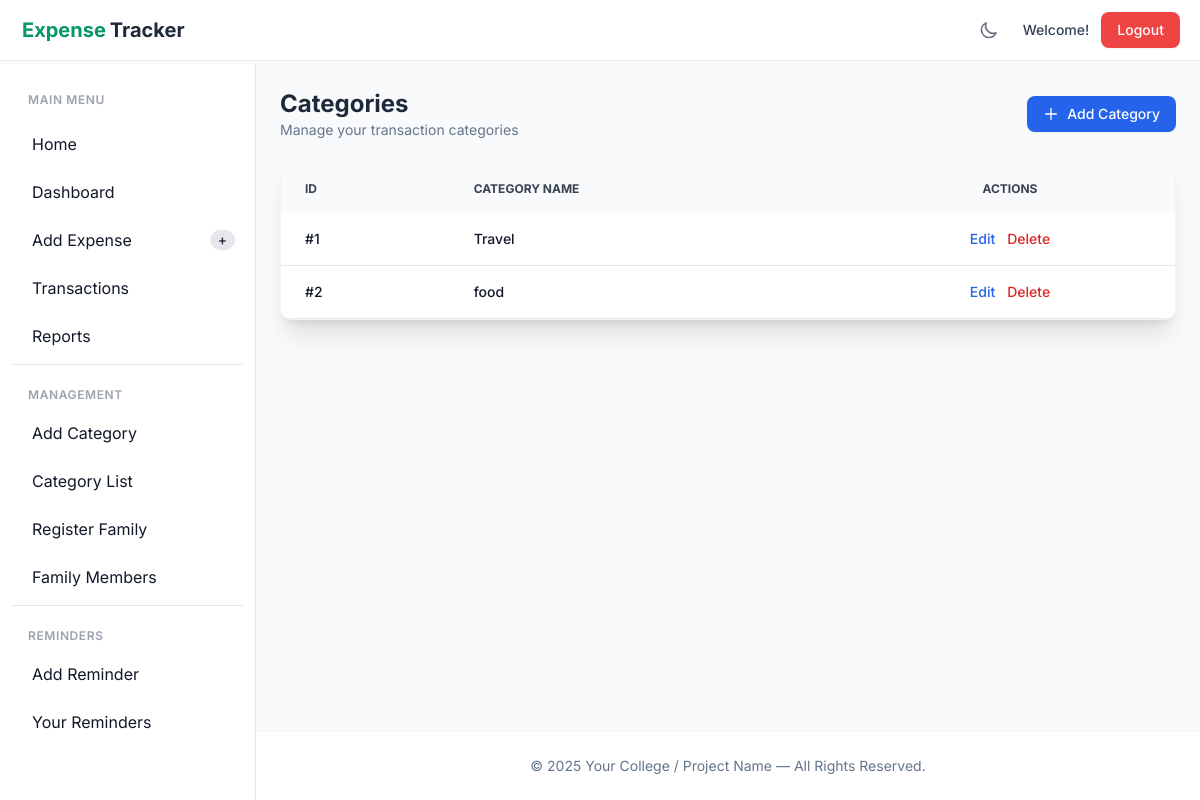
The page /user/categorylist on the database as committed earlier.
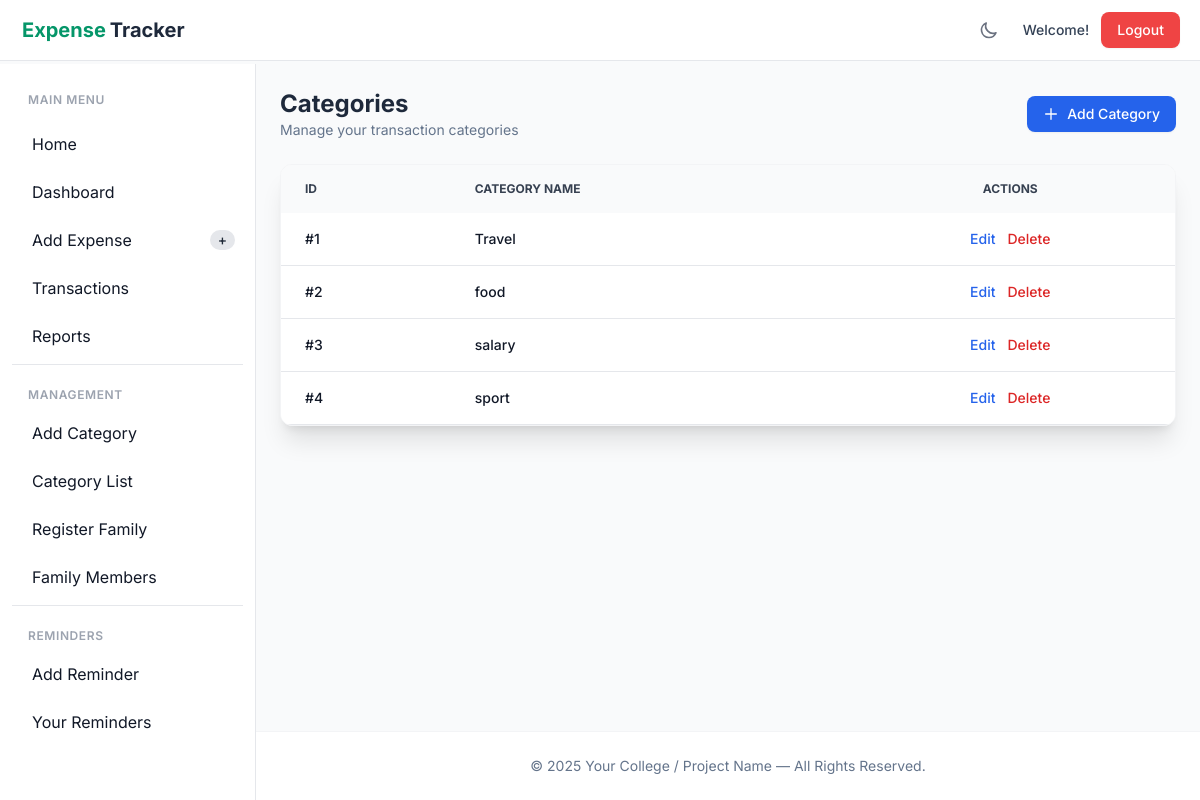
The same page on the database as committed later.
### user/models.py (models this page shows, shortened)
class Category(models.Model):
    category_type = models.CharField(max_length=100)

### user/views.py (the view)
# urls.py: path('user/categorylist',views.Categorylist_page, name='Categorylist_page'),
def Categorylist_page(request):
    categories = Category.objects.all()
    role =  request.session.get("role")
    return render(request, 'category_list.html', {
        'categories': categories,
       'role':role})

### user/templates/category_list.html (shortened to what this page needs)
{% extends 'base_dashboard.html' %}
{% load static %}
{% block content %}
<div class="animate-fade-in-up">
  <div class="flex flex-col md:flex-row justify-between items-start md:items-center mb-6">
    <div>
      <h1 class="text-2xl font-bold text-slate-800 dark:text-white">Categories</h1>
      <p class="text-slate-500 dark:text-slate-400 text-sm">Manage your transaction categories</p>
    </div>
    <a href="{% url 'Category_page' %}"
      class="mt-4 md:mt-0 inline-flex items-center px-4 py-2 bg-blue-600 hover:bg-blue-700 text-white text-sm font-medium rounded-lg transition-colors shadow-sm">
      <svg class="w-4 h-4 mr-2" fill="none" stroke="currentColor" viewBox="0 0 24 24">
        <path stroke-linecap="round" stroke-linejoin="round" stroke-width="2" d="M12 4v16m8-8H4"></path>
      </svg>
      Add Category
    </a>
  </div>
  <div
    class="bg-white dark:bg-slate-800 rounded-xl shadow-xl border border-gray-100 dark:border-slate-700 overflow-hidden">
    <div class="overflow-x-auto">
      <table class="w-full text-sm text-left text-gray-500 dark:text-gray-400">
        <thead class="text-xs text-gray-700 uppercase bg-gray-50 dark:bg-slate-700 dark:text-gray-400">
          <tr>
            <th scope="col" class="px-6 py-4">ID</th>
            <th scope="col" class="px-6 py-4">Category Name</th>
            <th scope="col" class="px-6 py-4 text-center">Actions</th>
          </tr>
        </thead>
        <tbody>
          {% for c in categories %}
          <tr
            class="bg-white border-b dark:bg-slate-800 dark:border-slate-700 hover:bg-gray-50 dark:hover:bg-slate-700/50 transition-colors">
            <td class="px-6 py-4 font-medium text-gray-900 dark:text-white">
              #{{ c.id }}
            </td>
            <td class="px-6 py-4 font-medium text-gray-900 dark:text-white">
              {{ c.category_type }}
            </td>
            <td class="px-6 py-4 text-center">
              <div class="flex items-center justify-center space-x-3">
                <a href="{% url 'category_edit_page' c.id %}"
                  class="font-medium text-blue-600 dark:text-blue-500 hover:underline">Edit</a>
                <a href="{% url 'category_delete' c.id %}"
                  onclick="return confirm('Are you sure you want to delete this category?')"
                  class="font-medium text-red-600 dark:text-red-500 hover:underline">Delete</a>
              </div>
            </td>
          </tr>
          {% endfor %}
        </tbody>
      </table>
    </div>
  </div>
</div>
{% endblock %}

### user/templates/base_dashboard.html (shortened to what this page needs)
{% load static %}
<!DOCTYPE html>
<html lang="en">
<head>
    <script src="https://cdn.tailwindcss.com"></script>
</head>
<body class="bg-gray-50 text-slate-800 dark:bg-slate-900 dark:text-slate-100 transition-colors duration-300">
    <nav
        class="fixed top-0 z-50 w-full bg-white border-b border-gray-200 dark:bg-slate-800 dark:border-slate-700 transition-colors duration-300">
        <div class="px-3 py-3 lg:px-5 lg:pl-3">
            <div class="flex items-center justify-between">
                <div class="flex items-center justify-start">
                    <a href="{% url 'UserHome_page' %}" class="text-xl font-bold flex items-center lg:ml-2.5">
                        <span
                            class="self-center whitespace-nowrap text-emerald-600 dark:text-emerald-400">Expense</span>
                        <span class="self-center whitespace-nowrap text-slate-800 dark:text-white ml-1">Tracker</span>
                    </a>
                </div>
                <div class="flex items-center space-x-4 ml-auto">
                    <button
                        class="theme-toggle-btn p-2 rounded-lg text-gray-500 hover:bg-gray-100 dark:text-gray-400 dark:hover:bg-slate-700 transition-colors">
                        <svg class="w-5 h-5 block dark:hidden" fill="none" stroke="currentColor" viewBox="0 0 24 24">
                            <path stroke-linecap="round" stroke-linejoin="round" stroke-width="2"
                                d="M20.354 15.354A9 9 0 018.646 3.646 9.003 9.003 0 0012 21a9.003 9.003 0 008.354-5.646z">
                            </path>
                        </svg>
                    </button>
                    <div class="flex items-center space-x-3">
                        <span
                            class="text-sm font-medium text-slate-700 dark:text-slate-300 hidden sm:block">Welcome!</span>
                        <a href="{% url 'main_home' %}"
                            class="px-4 py-2 text-sm font-medium text-white bg-red-500 hover:bg-red-600 rounded-lg transition-colors shadow-sm">
                            Logout
                        </a>
                    </div>
                </div>
            </div>
        </div>
    </nav>
    {% include 'sidebar.html' %}
    <div class="flex flex-col min-h-screen pt-16 lg:ml-64 transition-all duration-300">
        <main class="flex-1 p-6 overflow-y-auto">
            {% block content %}{% endblock %}
        </main>
        <footer class="bg-white dark:bg-slate-800 border-t border-gray-100 dark:border-slate-700 py-6 mt-auto">
            <div class="text-center text-sm text-slate-500 dark:text-slate-400">
                &copy; 2025 Your College / Project Name — All Rights Reserved.
            </div>
        </footer>
    </div>
</body>
</html>

### user/templates/sidebar.html
<aside id="sidebar"
  class="fixed z-40 h-full top-0 left-0 pt-16 flex lg:flex flex-shrink-0 flex-col w-64 transition-transform -translate-x-full lg:translate-x-0 duration-200"
  aria-label="Sidebar">
  <div
    class="relative flex-1 flex flex-col min-h-0 border-r border-gray-200 bg-white pt-0 dark:bg-slate-800 dark:border-slate-700">
    <div class="flex-1 flex flex-col pt-5 pb-4 overflow-y-auto">
      <div class="flex-1 px-3 bg-white dark:bg-slate-800 space-y-1">
        <h2 class="px-4 text-xs font-semibold text-gray-400 uppercase tracking-wider mb-4 mt-2">
          Main Menu
        </h2>
        <ul class="space-y-2 pb-2">
          <li>
            <a href="{% url 'UserHome_page' %}"
              class="flex items-center p-2 text-base font-normal text-gray-900 rounded-lg dark:text-white hover:bg-gray-100 dark:hover:bg-slate-700 group transition-all duration-200">
              <span class="ml-3">Home</span>
            </a>
          </li>
          <li>
            <a href="{% url 'Dashboard1_page' %}"
              class="flex items-center p-2 text-base font-normal text-gray-900 rounded-lg dark:text-white hover:bg-gray-100 dark:hover:bg-slate-700 group transition-all duration-200">
              <span class="ml-3">Dashboard</span>
            </a>
          </li>
          <li>
            <a href="{% url 'Expense_page' %}"
              class="flex items-center p-2 text-base font-normal text-gray-900 rounded-lg dark:text-white hover:bg-gray-100 dark:hover:bg-slate-700 group transition-all duration-200">
              <span class="flex-1 ml-3 whitespace-nowrap">Add Expense</span>
              <span
                class="inline-flex justify-center items-center px-2 ml-3 text-sm font-medium text-gray-800 bg-gray-200 rounded-full dark:bg-slate-600 dark:text-gray-300">+</span>
            </a>
          </li>
          <li>
            <a href="{% url 'Transaction1_page' %}"
              class="flex items-center p-2 text-base font-normal text-gray-900 rounded-lg dark:text-white hover:bg-gray-100 dark:hover:bg-slate-700 group transition-all duration-200">
              <span class="flex-1 ml-3 whitespace-nowrap">Transactions</span>
            </a>
          </li>
          <li>
            <a href="{% url 'reports_page' %}"
              class="flex items-center p-2 text-base font-normal text-gray-900 rounded-lg dark:text-white hover:bg-gray-100 dark:hover:bg-slate-700 group transition-all duration-200">
              <span class="flex-1 ml-3 whitespace-nowrap">Reports</span>
            </a>
          </li>
          <li class="pt-4 mt-4 space-y-2 border-t border-gray-200 dark:border-gray-700">
            <span class="px-4 text-xs font-semibold text-gray-400 uppercase tracking-wider">Management</span>
          </li>
          <li>
            <a href="{% url 'Category_page' %}"
              class="flex items-center p-2 text-base font-normal text-gray-900 rounded-lg dark:text-white hover:bg-gray-100 dark:hover:bg-slate-700 group transition-all duration-200">
              <span class="flex-1 ml-3 whitespace-nowrap">Add Category</span>
            </a>
          </li>
          <li>
            <a href="{% url 'Categorylist_page' %}"
              class="flex items-center p-2 text-base font-normal text-gray-900 rounded-lg dark:text-white hover:bg-gray-100 dark:hover:bg-slate-700 group transition-all duration-200">
              <span class="flex-1 ml-3 whitespace-nowrap">Category List</span>
            </a>
          </li>
          <li>
            <a href="{% url 'add_family_member' %}"
              class="flex items-center p-2 text-base font-normal text-gray-900 rounded-lg dark:text-white hover:bg-gray-100 dark:hover:bg-slate-700 group transition-all duration-200">
              <span class="flex-1 ml-3 whitespace-nowrap">Register Family</span>
            </a>
          </li>
          <li>
            <a href="{% url 'Memberlist_page' %}"
              class="flex items-center p-2 text-base font-normal text-gray-900 rounded-lg dark:text-white hover:bg-gray-100 dark:hover:bg-slate-700 group transition-all duration-200">
              <span class="flex-1 ml-3 whitespace-nowrap">Family Members</span>
            </a>
          </li>
          <li class="pt-4 mt-4 space-y-2 border-t border-gray-200 dark:border-gray-700">
            <span class="px-4 text-xs font-semibold text-gray-400 uppercase tracking-wider">Reminders</span>
          </li>
          <li>
            <a href="{% url 'Reminder1_page' %}"
              class="flex items-center p-2 text-base font-normal text-gray-900 rounded-lg dark:text-white hover:bg-gray-100 dark:hover:bg-slate-700 group transition-all duration-200">
              <span class="flex-1 ml-3 whitespace-nowrap">Add Reminder</span>
            </a>
          </li>
          <li>
            <a href="{% url 'reminder_list1' %}"
              class="flex items-center p-2 text-base font-normal text-gray-900 rounded-lg dark:text-white hover:bg-gray-100 dark:hover:bg-slate-700 group transition-all duration-200">
              <span class="flex-1 ml-3 whitespace-nowrap">Your Reminders</span>
            </a>
          </li>
        </ul>
      </div>
    </div>
  </div>
</aside>

### user/templates/base_dashboard.html (style rules this page uses)
body { font-family: 'Inter', sans-serif; }

Rows that differ between the two databases and show on the page:
added Category: id "3", category_type "salary"
added Category: id "4", category_type "sport"
